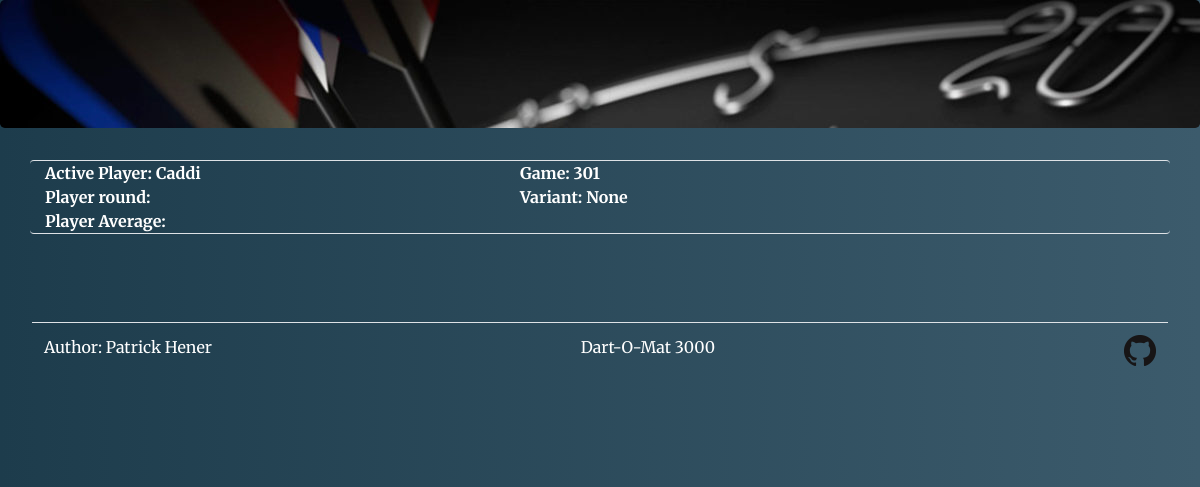
The app's page /game/scoreboardCricket, older data.
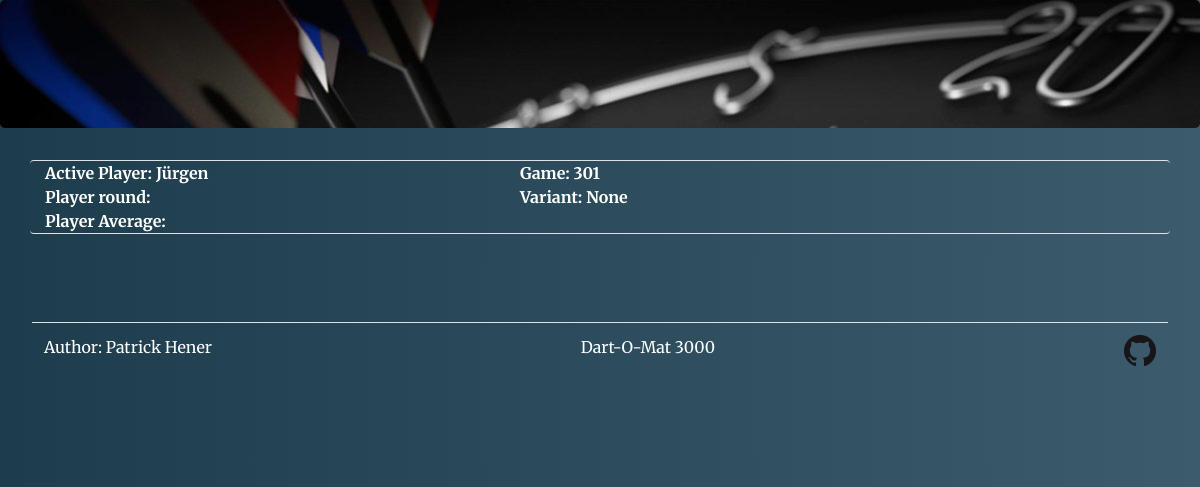
The same page, newer data.
### app/mod_game/models.py (models this page shows, shortened)
class Base(db.Model):
    __abstract__ = True
    id = db.Column(db.Integer, primary_key=True)

class Player(Base):
    name = db.Column(db.String, unique=True, nullable=False)
    active = db.Column(db.Boolean)
    rounds = db.relationship('Round', backref='rounds', lazy=True)
    throws = db.relationship('Throw', backref='throws', lazy=True)
    scores = db.relationship('Score', backref='scores', lazy=True)
    crickets = db.relationship('Cricket', backref='crickets', lazy=True)
    game_id = db.Column(db.Integer, db.ForeignKey('game.id', onupdate="CASCADE", ondelete="CASCADE"), nullable=True)

class Game(Base):
    gametype = db.Column(db.String, nullable=False)
    inGame = db.Column(db.String)
    outGame = db.Column(db.String)
    variant = db.Column(db.String)
    won = db.Column(db.Boolean, default=False)
    nextPlayerNeeded = db.Column(db.Boolean, default=False)
    players = db.relationship('Player', backref='players', lazy=True)

### app/mod_game/controllers.py (the view)
@mod_game.route("/scoreboardCricket")
def scoreboardCricket():
    game = Game.query.first()
    activePlayer = getActivePlayer()
    return render_template(
        '/game/scoreboardCricket.html',
        player=activePlayer.name,
        gametype=game.gametype,
        variant=game.variant
    )

### app/mod_game/helper.py (called while the page is built)
def getActivePlayer():
    activePlayerObject = Player.query.filter_by(active=True).first()
    return activePlayerObject

### app/templates/game/scoreboardCricket.html (shortened to what this page needs)
{% extends "base.html" %}
{% block content %}
<div class="container" id="content">
	<div class="row border-bottom border-top rounded">
		<div class="col-5"><b>Active Player: {{ player }}<br>Player round: {{ rndcount }}<br>Player Average: </b></div>
		<div class="col-7" id="cricket"><b>Game: {{ gametype }}<br>Variant: {{ variant }}</b></div>
	</div>
</div>
<br>
{% endblock %}

### app/templates/base.html (shortened to what this page needs)
<!doctype html>
<head>
	<link rel="stylesheet" href="https://maxcdn.bootstrapcdn.com/bootstrap/4.3.1/css/bootstrap.min.css">
	<link rel="stylesheet" href="/static/css/custom.css">
</head>
<body {% block bodyparam %}{% endblock %}>
	<div class="jumbotron header">
	</div>
	{% block content %}
	{% endblock %}
	<div class="jumbotron footer" style="margin-bottom:0">
	<table class="table footer">
		<tr>
			<td align="left">Author: Patrick Hener</td>
			<td align="left">Dart-O-Mat 3000</td>
			<td align="right"><a href="https://github.com/patrickhener/dart-o-mat-3000" target="_blank"><img src="/static/img/GitHub-Mark-32px.png" /></a></td>
		</tr>
	</table>
</div>
</body>
</html>

### app/static/css/custom.css (style rules this page uses)
html, body { height: 90%; width: 100%; margin: 0; }
body { font-family: 'Merriweather', serif; background-image: linear-gradient(to right, #1d3c4c, #3c5b6c); color: #fff; border-radius: 25px; }
a, a:hover, a:visited, a:active { color: #fff; font-weight: bold; text-decoration: underline; }
div.jumbotron.header { background: url("../img/banner.jpg"); background-size: cover; background-repeat: no-repeat; height: 15%; }
div.jumbotron.footer { background-image: linear-gradient(to right, #1d3c4c, #3c5b6c); }
table.footer { color: #fff; }

Row changes from the older to the newer data that the page shows:
no longer on this page (row edited): Player: name "Caddi"
now on this page (row edited): Player: name "Jürgen"
